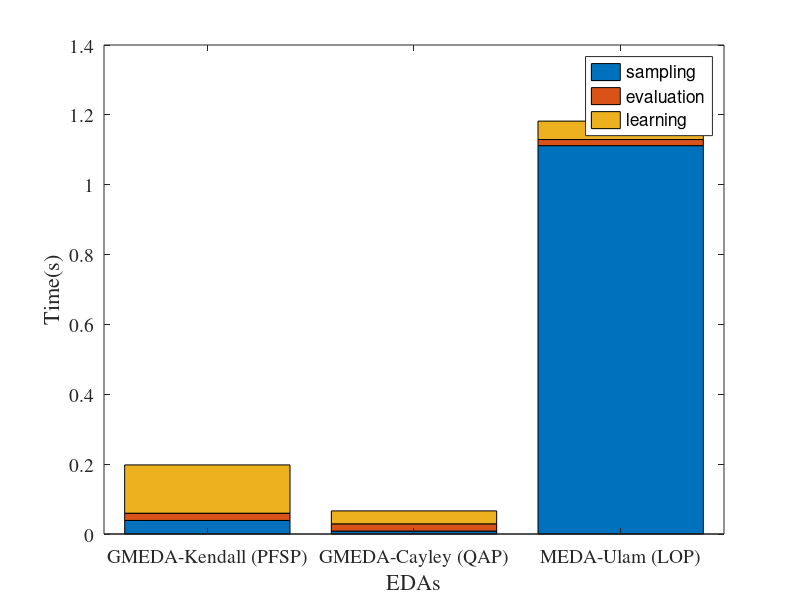

This chart was generated by the following MATLAB code: (Note: this script raises an error after producing the figure.)

FF = load('Summary_Times_Three_Algs_WithBest.csv')

close all
figure
H = bar(FF([1,2,3],[1,3,7]),'stacked')
a = get(gca,'XTickLabel');
set(gca,'XTickLabel',a,'FontName','Times','fontsize',14);
xticklabels({'GMEDA-Kendall (PFSP)', 'GMEDA-Cayley (QAP)','MEDA-Ulam (LOP)'});
xlabel('EDAs','FontName','Times','fontsize',16);
ylabel('Time(s)','FontName','Times','fontsize',16);
l = cell(1,3);
l{1}='sampling'; l{2}='evaluation'; l{3}='learning';    
legend(H,l);
%c = colorbar;
%c.TickLabels = {'sampling','repairing', 'evaluation','local opt.','replacement', 'selection','learning'}
%c.TickLabels = {'sampling', 'evaluation','learning'}

close all
for i=1:3,
  fit_theta_fname = ['TOMs_Problem_WithBest_',num2str(i),'_FitThetas.csv'];
    M = load(fit_theta_fname);
  if i<1,
     M(1,:) = -1*M(1,:)  % Minimization problem
     M(2,:) = -1*M(2,:)  % Minimization problem
     
  end
      
  figure  
  plot(M(1,:),'o');
  a = get(gca,'XTickLabel');
  set(gca,'XTickLabel',a,'FontName','Times','fontsize',14); 
  xlabel('Generations','FontName','Times','fontsize',16);
  ylabel('Fitness','FontName','Times','fontsize',16);
  fname = ['TOMs_Problem_WithBest_',num2str(i),'_Fitness.eps']
  saveas(gcf,fname, 'eps')
  
  
  figure  
  plot(M(3,:),'o');
  a = get(gca,'XTickLabel');
  set(gca,'XTickLabel',a,'FontName','Times','fontsize',14); 
  xlabel('Generations','FontName','Times','fontsize',16);
  ylabel('Average Theta','FontName','Times','fontsize',16);
  fname = ['TOMs_Problem_WithBest_',num2str(i),'_Theta.eps']
  saveas(gcf,fname, 'eps')
end
  
  
